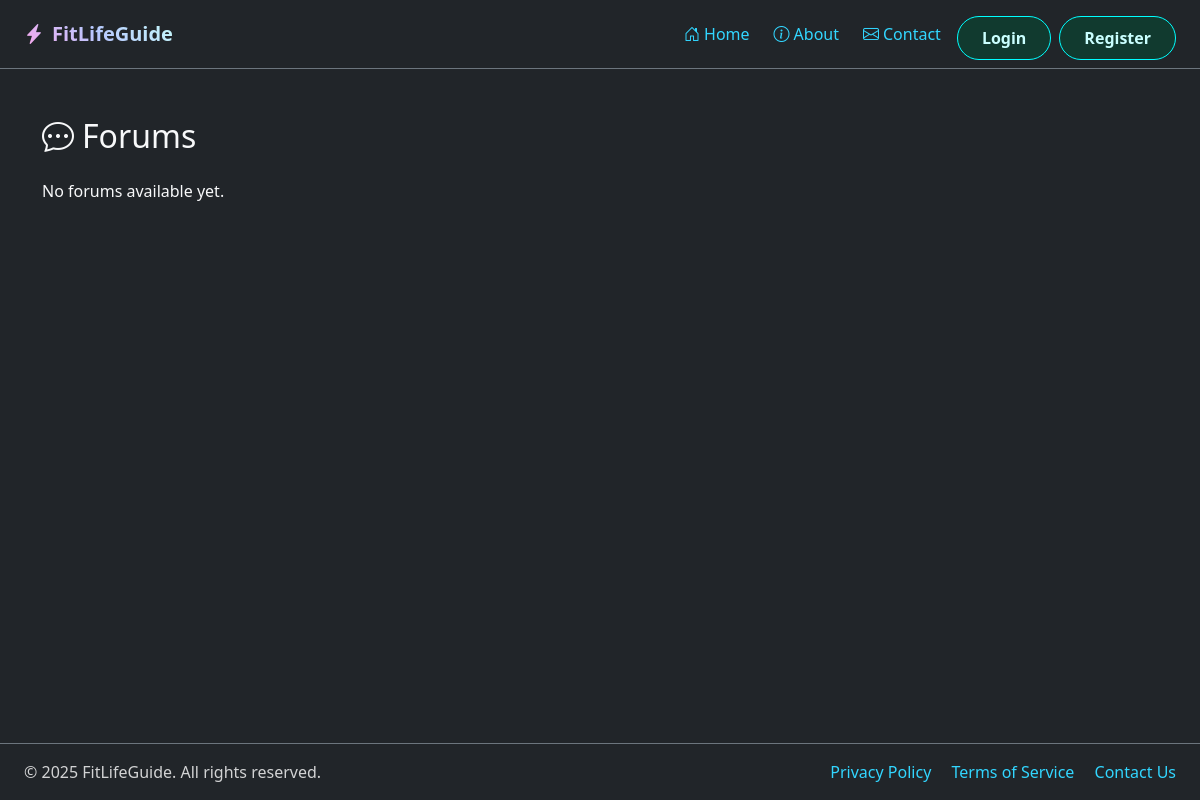
The page /forum/ on the database as committed earlier.
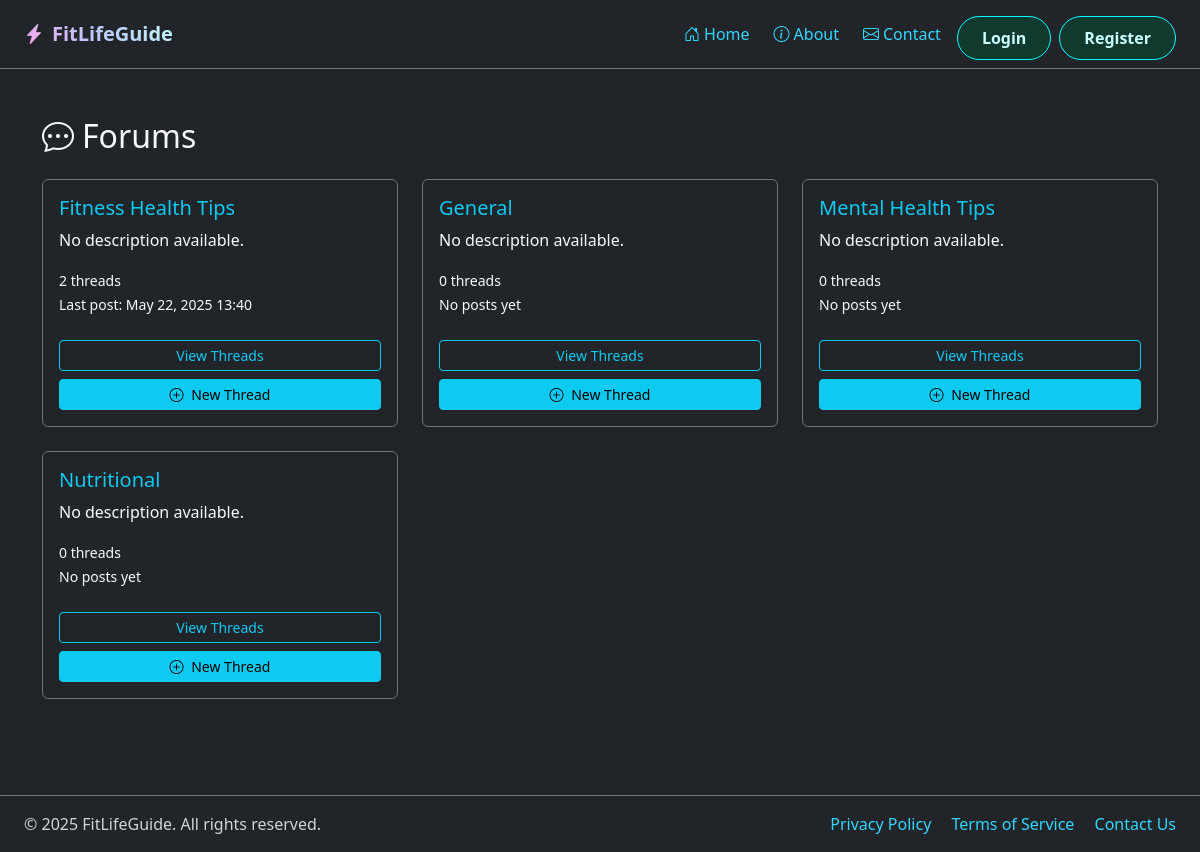
The same page on the database as committed later.
### community/models.py (models this page shows, shortened)
class Forum(models.Model):
    name = models.CharField(max_length=100, unique=True)
    description = models.TextField(blank=True)
    slug = models.SlugField(unique=True, blank=True)
    class Meta:
        verbose_name_plural = "Forums"
        ordering = ['name']

class Thread(models.Model):
    forum = models.ForeignKey(Forum, on_delete=models.CASCADE, related_name='threads')
    title = models.CharField(max_length=200)
    slug = models.SlugField(unique=True, blank=True)
    author = models.ForeignKey(User, on_delete=models.CASCADE, related_name='threads')
    content = models.TextField(default='')
    created_at = models.DateTimeField(auto_now_add=True)
    likes = models.ManyToManyField(User, related_name='thread_likes', blank=True)
    class Meta:
        ordering = ['-created_at']

### community/views.py (the view)
# urls.py: path('forum/', views.forum_list, name='forum_list'),
def forum_list(request):
    forums = Forum.objects.all()
    return render(request, 'community/forum_list.html', {'forums': forums})

### community/templates/community/forum_list.html (shortened to what this page needs)
{% extends 'mainpage/base.html' %}
{% load static %}
{% block content %}
<div class="container my-5 text-light">
  <h2 class="mb-4"><i class="bi bi-chat-dots me-2"></i>Forums</h2>
  {% if forums %}
  <div class="row">
    {% for forum in forums %}
    <div class="col-md-6 col-lg-4 mb-4">
      <div class="card bg-dark border-secondary h-100 shadow-sm forum-card">
        <div class="card-body d-flex flex-column">
          <h5 class="card-title text-info">{{ forum.name }}</h5>
          <p class="card-text text-light mb-3">
            {{ forum.description|default:"No description available." }}
          </p>
          <p class="card-text mt-auto">
            <small class="text-light">{{ forum.threads.count }} thread{{ forum.threads.count|pluralize }}</small><br>
            {% if forum.threads.last %}
              <small class="text-light">Last post: {{ forum.threads.last.created_at|date:"M d, Y H:i" }}</small>
            {% else %}
              <small class="text-light">No posts yet</small>
            {% endif %}
          </p>
          <a href="{% url 'forum_threads' forum.slug %}" class="btn btn-outline-info btn-sm mt-2">
            View Threads
          </a>
          <a href="{% url 'thread_create' forum.slug %}" class="btn btn-info btn-sm mt-2">
            <i class="bi bi-plus-circle me-1"></i> New Thread
          </a>
        </div>
      </div>
    </div>
    {% endfor %}
  </div>
  {% else %}
  <p class="text-light">No forums available yet.</p>
  {% endif %}
</div>
{% endblock %}

Rows that differ between the two databases and show on the page:
added Forum: name "Fitness Health Tips", description "No description available.", threads.count "2", threads.last.created_at "May 22, 2025 13:40"
added Forum: name "General", description "No description available.", threads.count "0", shows "No posts yet"
added Forum: name "Mental Health Tips", description "No description available.", threads.count "0", shows "No posts yet"
added Forum: name "Nutritional", description "No description available.", threads.count "0", shows "No posts yet"
Other text that changed with them:
text no longer shown: "No forums available yet."
